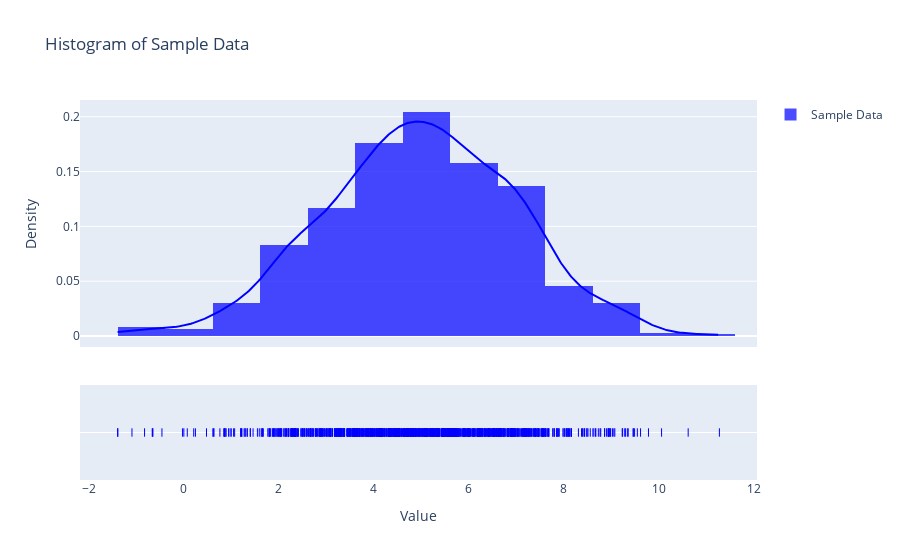

Notebook code for this chart:
### Code cell
import plotly.figure_factory as ff
import numpy as np

# Generate example data
data = np.random.normal(loc=5, scale=2, size=1000)  # Normal distribution with mean=5, std=2

# Create the histogram
fig = ff.create_distplot([data], group_labels=["Sample Data"], show_hist=True, colors=["blue"])

# Update layout for better visualization
fig.update_layout(title="Histogram of Sample Data",
                  xaxis_title="Value",
                  yaxis_title="Density",
                  showlegend=True)

# Show the plot
fig.show()

### Figure 1 — Plotly figure (JSON) as saved in the notebook; plotly's stock layout.template omitted (floating-point values rounded to 4 significant figures; data arrays with more than 128 entries replaced by an {"elided": "..."} marker saying what was removed)
{"data": [{"autobinx": false, "histnorm": "probability density", "legendgroup": "Sample Data", "marker": {"color": "blue"}, "name": "Sample Data", "opacity": 0.7, "type": "histogram", "x": {"elided": "1000 float values"}, "xaxis": "x", "xbins": {"end": 11.27, "size": 1, "start": -1.391}, "yaxis": "y"}, {"legendgroup": "Sample Data", "marker": {"color": "blue"}, "mode": "lines", "name": "Sample Data", "showlegend": false, "type": "scatter", "x": {"elided": "500 float values"}, "xaxis": "x", "y": {"elided": "500 float values"}, "yaxis": "y"}, {"legendgroup": "Sample Data", "marker": {"color": "blue", "symbol": "line-ns-open"}, "mode": "markers", "name": "Sample Data", "showlegend": false, "type": "scatter", "x": {"elided": "1000 float values"}, "xaxis": "x", "y": {"elided": "1000 str values"}, "yaxis": "y2"}], "layout": {"barmode": "overlay", "hovermode": "closest", "legend": {"traceorder": "reversed"}, "showlegend": true, "title": {"text": "Histogram of Sample Data"}, "xaxis": {"anchor": "y2", "domain": [0, 1], "title": {"text": "Value"}, "zeroline": false}, "yaxis": {"anchor": "free", "domain": [0.35, 1], "position": 0, "title": {"text": "Density"}}, "yaxis2": {"anchor": "x", "domain": [0, 0.25], "dtick": 1, "showticklabels": false}}}
